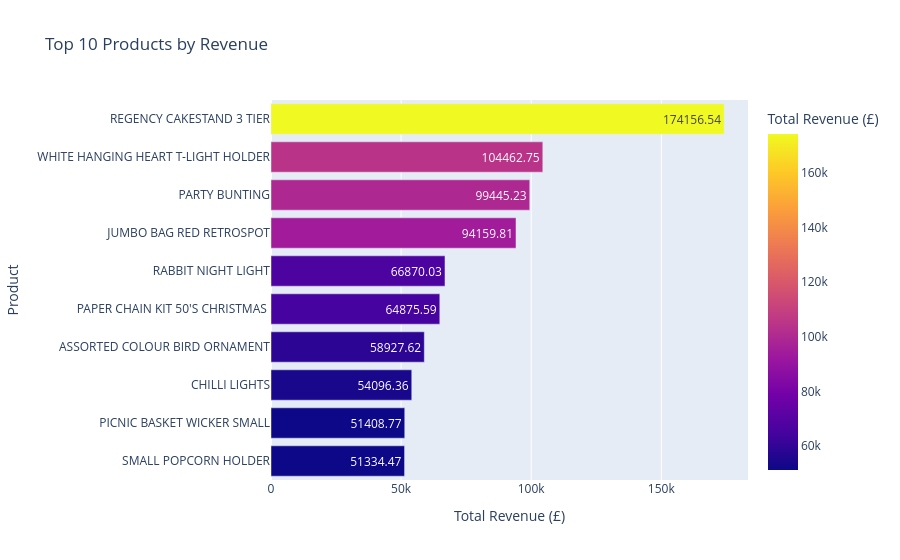

The cell this chart's notebook holds for it:
### Code cell
top_products = (
    sales.groupby('StockCode').agg(
        Product=('Description', 'first'),
        Total_Revenue = ('Revenue', 'sum'),
        Total_Quantity = ('Quantity', 'sum'),
        Invoice_Count = ('InvoiceNo', 'nunique')
    ).round(2)
).sort_values('Total_Revenue', ascending=False).head(10).reset_index()


display(top_products)


fig=px.bar(top_products.sort_values('Total_Revenue'),
       x = 'Total_Revenue',
       y='Product',
       orientation = 'h',
       custom_data=['Total_Quantity', 'Invoice_Count'],
        title='Top 10 Products by Revenue',
        labels={
        'Total_Revenue': 'Total Revenue (£)',
        'Product': 'Product'},
        text = 'Total_Revenue',
        color='Total_Revenue',
        hover_name = 'Invoice_Count'
       )

fig.show()

### Figure 1 — Plotly figure (JSON) as saved in the notebook; plotly's stock layout.template omitted (floating-point values rounded to 4 significant figures)
{"data": [{"customdata": [[56898, 1392], [1937, 463], [10302, 661], [36362, 1455], [19329, 1160], [30739, 994], [48371, 2089], [18283, 1685], [37641, 2198], [13851, 1988]], "hovertemplate": "<b>%{hovertext}</b><br><br>Total Revenue (£)=%{marker.color}<br>Product=%{y}<extra></extra>", "hovertext": [1392.0, 463.0, 661.0, 1455.0, 1160.0, 994.0, 2089.0, 1685.0, 2198.0, 1988.0], "legendgroup": "", "marker": {"color": [51330.0, 51410.0, 54100.0, 58930.0, 64880.0, 66870.0, 94160.0, 99450.0, 104500.0, 174200.0], "coloraxis": "coloraxis", "pattern": {"shape": ""}}, "name": "", "orientation": "h", "showlegend": false, "text": [51330.0, 51410.0, 54100.0, 58930.0, 64880.0, 66870.0, 94160.0, 99450.0, 104500.0, 174200.0], "textposition": "auto", "type": "bar", "x": [51330.0, 51410.0, 54100.0, 58930.0, 64880.0, 66870.0, 94160.0, 99450.0, 104500.0, 174200.0], "xaxis": "x", "y": ["SMALL POPCORN HOLDER", "PICNIC BASKET WICKER SMALL", "CHILLI LIGHTS", "ASSORTED COLOUR BIRD ORNAMENT", "PAPER CHAIN KIT 50'S CHRISTMAS ", "RABBIT NIGHT LIGHT", "JUMBO BAG RED RETROSPOT", "PARTY BUNTING", "WHITE HANGING HEART T-LIGHT HOLDER", "REGENCY CAKESTAND 3 TIER"], "yaxis": "y"}], "layout": {"barmode": "relative", "coloraxis": {"colorbar": {"title": {"text": "Total Revenue (£)"}}, "colorscale": [[0, "#0d0887"], [0.1111, "#46039f"], [0.2222, "#7201a8"], [0.3333, "#9c179e"], [0.4444, "#bd3786"], [0.5556, "#d8576b"], [0.6667, "#ed7953"], [0.7778, "#fb9f3a"], [0.8889, "#fdca26"], [1, "#f0f921"]]}, "legend": {"tracegroupgap": 0}, "title": {"text": "Top 10 Products by Revenue"}, "xaxis": {"anchor": "y", "domain": [0, 1], "title": {"text": "Total Revenue (£)"}}, "yaxis": {"anchor": "x", "domain": [0, 1], "title": {"text": "Product"}}}}
